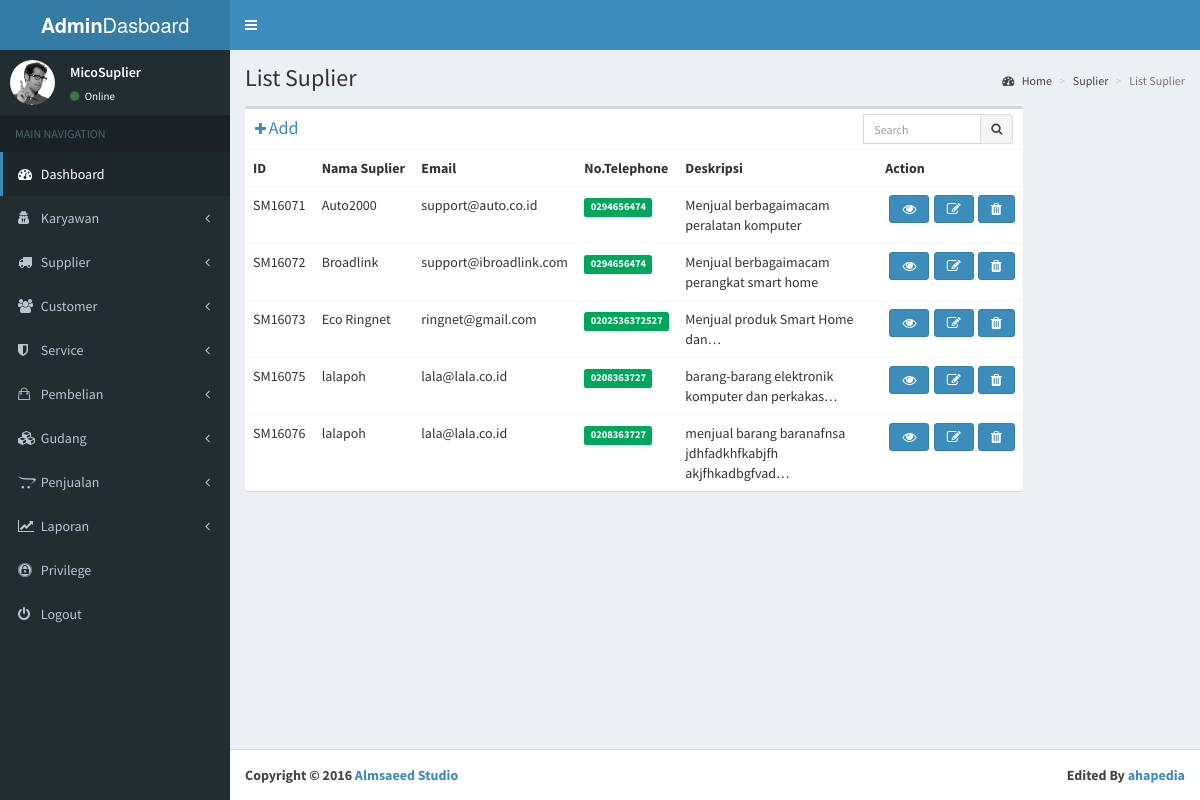
The app's page /index.php/admin/listSuplier with its own data.
### tables this page shows
CREATE TABLE `suplier` (
  `id_suplier` int(11) NOT NULL,
  `nama_suplier` varchar(200) NOT NULL,
  `alamat` varchar(500) NOT NULL,
  `hp` varchar(20) NOT NULL,
  `email` varchar(200) NOT NULL,
  `deskripsi` text NOT NULL,
  `tgl` datetime NOT NULL,
  `photo_link` varchar(200) NOT NULL
);

### application/controllers/Admin.php (called while the page is built, shortened)
<?php
class Admin extends CI_Controller {
	public function listSuplier()
	{
		$this->load->model('suplier');
		$data['isi']=$this->suplier->list_suplier();
		$this->load->view('dasboard/head');
		$this->load->view('dasboard/header');
		$this->load->view('dasboard/sidebar');
		$this->load->view('dasboard/listSuplier',$data);
		$this->load->view('dasboard/footer');
	}
}

### index.php (called while the page is built, shortened)
<?php
require_once BASEPATH.'core/CodeIgniter.php';

### application/models/suplier.php (called while the page is built, shortened)
<?php
class Suplier extends CI_Model{
	public function list_suplier(){
		$this->db->reconnect();
			$query = $this->db->query("CALL sp_list_suplier()");
			if ($query->num_rows() > 0)
			{
			foreach ($query->result() as $row)
			{
					$hasil[] = $row;
			}
			return $hasil;
			}
			else{
				return 0;
			}
	}
}
?>

### application/views/dasboard/listSuplier.php (the view, shortened to what this page needs)
 <div class="content-wrapper">
   <section class="content-header">
     <h1>
       List Suplier
     </h1>
     <ol class="breadcrumb">
       <li><a href="#"><i class="fa fa-dashboard"></i> Home</a></li>
       <li><a href="#">Suplier</a></li>
       <li class="active">List Suplier</li>
     </ol>
   </section>
   <section class="content">
     <div class="row">
       <div class="col-xs-12 col-lg-10">
         <div class="box">
           <div class="box-header">
             <a href="<?php echo base_url() ?>admin/addSuplier"><i class="fa fa-plus"></i> <h3 class="box-title">Add</h3></a>
             <div class="box-tools">
               <form method="post" action="<?php echo base_url() ?>admin/cariSuplier" enctype="multipart/form-data">
               <div class="input-group" style="width: 150px;">
                 <input type="text" name="cari" class="form-control input-sm pull-right" placeholder="Search">
                 <div class="input-group-btn">
                   <button class="btn btn-sm btn-default"><i class="fa fa-search"></i></button>
                 </div>
               </div>
 </form>
             </div>
           </div>
           <div class="box-body table-responsive no-padding">
             <table class="table table-hover">
               <tr>
                 <th>ID</th>
                 <th>Nama Suplier</th>
                 <th>Email</th>
                 <th>No.Telephone</th>
                 <th>Deskripsi</th>
  <th>Action</th>
               </tr>
<?php
		if(!empty($isi)){
		foreach($isi as $baris){ ?>
               <tr>
                 <td><?php echo "SM1607",$baris->id_suplier ?></td>
                 <td><?php echo $baris->nama_suplier ?></td>
                 <td><?php echo $baris->email ?></td>
                 <td><span class="label label-success"><?php echo $baris->hp ?></span></td>
                 <td style="width:200px;"><?php echo word_limiter($baris->deskripsi,5) ?></td>
  <td>
   <div class="btn-group btn-group-lg">
   <a href="<?php echo base_url(),"admin/deleteSuplier/",$baris->id_suplier ?>"><li class="fa  fa-trash btn btn-primary pull-right" data-toggle="tooltip" data-placement="top" title="Delete"></li></a>
	<a style="cursor: pointer;" data-toggle="modal" data-target="#myModal<?php echo $baris->id_suplier ?>"><li class="fa fa-pencil-square-o btn btn-primary pull-right " data-toggle="tooltip" data-placement="top" title="Edit"></li></a>
	<a href="<?php echo base_url(),"admin/viewSuplier/",$baris->id_suplier?>"><li class="fa fa-eye btn btn-primary pull-right" data-toggle="tooltip" data-placement="top" title="View"></li></a>
	</div>
  </td>
               </tr>
<?php }}
	else{
		echo "Belum ada data Petugas";
		}
?>
             </table>
           </div>
         </div>
       </div>
     </div>
   </section>
 </div>

### records on screen
suplier: id_suplier "1", nama_suplier "Auto2000", email "support@auto.co.id", hp "0294656474", deskripsi "Menjual berbagaimacam peralatan komputer"
suplier: id_suplier "2", nama_suplier "Broadlink", email "support@ibroadlink.com", hp "0294656474", deskripsi "Menjual berbagaimacam perangkat smart home"
suplier: id_suplier "3", nama_suplier "Eco Ringnet", email "ringnet@gmail.com", hp "0202536372527", deskripsi "Menjual produk Smart Home dan…"
suplier: id_suplier "5", nama_suplier "lalapoh", email "lala@lala.co.id", hp "0208363727", deskripsi "barang-barang elektronik komputer dan perkakas…"
suplier: id_suplier "6", nama_suplier "lalapoh", email "lala@lala.co.id", hp "0208363727", deskripsi "menjual barang baranafnsa jdhfadkhfkabjfh akjfhkadbgfvad…"
